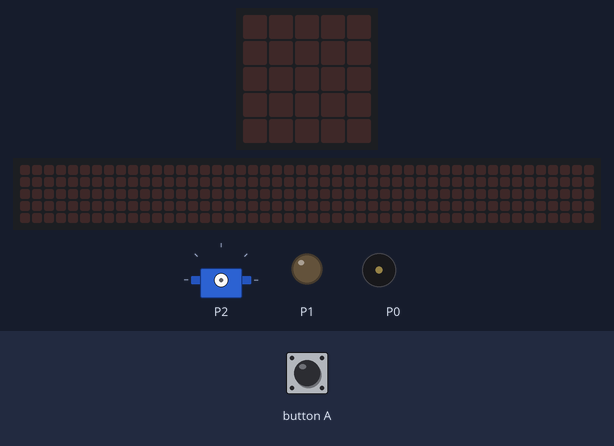
A program run on a simulated BBC micro:bit (MakeCode). On the bench: the board's 5×5 LED display, a strip that is not on the board, showing the scrolling text unrolled, servo, output pins drawn as LEDs (lit = HIGH), buzzer (waves = sounding). Inputs (shaded band) come from the test bench. The 48×5 strip is a reading aid, not a part: it shows the text the display is scrolling, unrolled, one strip-width of it at a time.

Above: at 1.2 s.
1.3 s: button A pressed for 0.15 s
At 1.37 s:
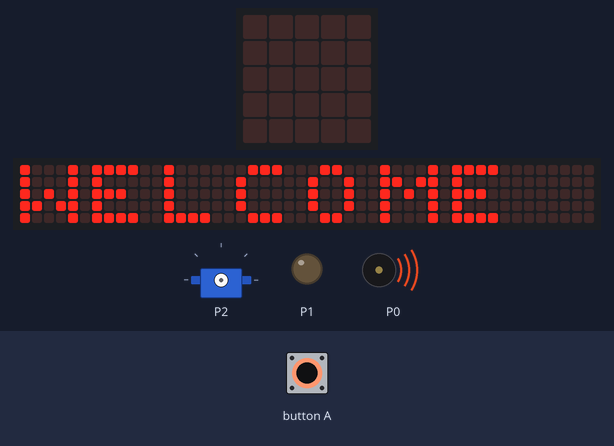
At 8.9 s:
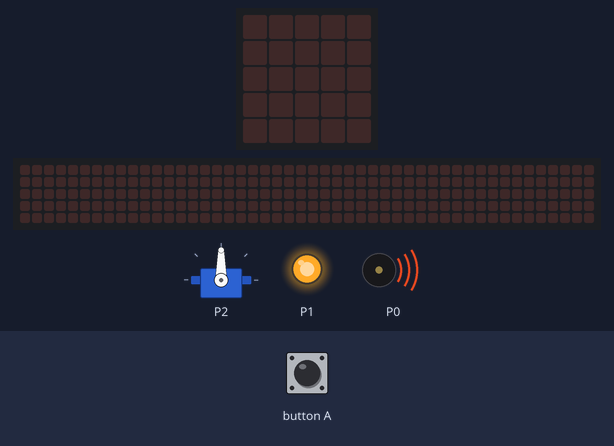
13.3 s: button A pressed for 1 s
At 14.06 s:
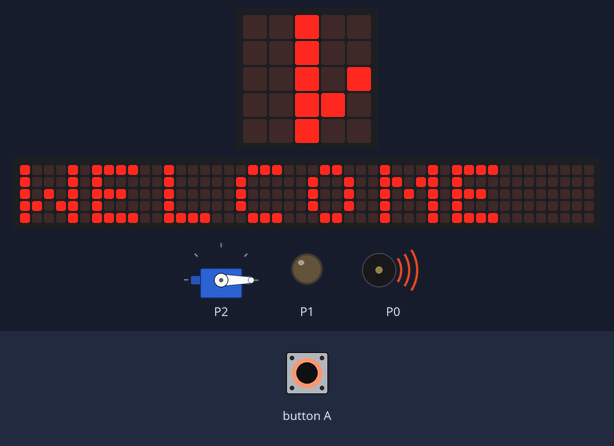
Timing chart, 0 to 22.3 s (numbered marks = the images above; inputs shaded):
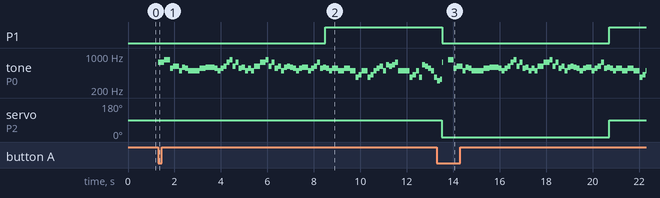

Measured:
- after the input at 1.3 s, P1: LOW → HIGH after 7.2 s; tone on P0: plays 740 Hz for 0.26 s, 831 Hz for 0.26 s, 554 Hz for 0.13 s, 622 Hz for 0.26 s, 494 Hz for 0.13 s, 587 Hz for 0.13 s … (73 notes in this stretch), starting at once; the display: changes at once (image 1)
- after the input at 13.3 s, the display: first changes after 0.22 s (image 3 shows a later state)

The program:

main.ts
```typescript
basic.forever(function () {
    pins.analogWritePin(AnalogPin.P2, 0)
    pins.digitalWritePin(DigitalPin.P1, 0)
    if (input.buttonIsPressed(Button.A)) {
        music._playDefaultBackground(music.builtInPlayableMelody(Melodies.Nyan), music.PlaybackMode.InBackground)
        pins.digitalWritePin(DigitalPin.P0, 0)
        basic.showString("WELCOME")
        pins.digitalWritePin(DigitalPin.P1, 1)
        pins.servoWritePin(AnalogPin.P2, 90)
        basic.pause(5000)
        pins.servoWritePin(AnalogPin.P2, 0)
    }
})
```

test.ts
```typescript
// 在此处测试；当此软件包作为插件使用时，将不会编译此软件包。
```
